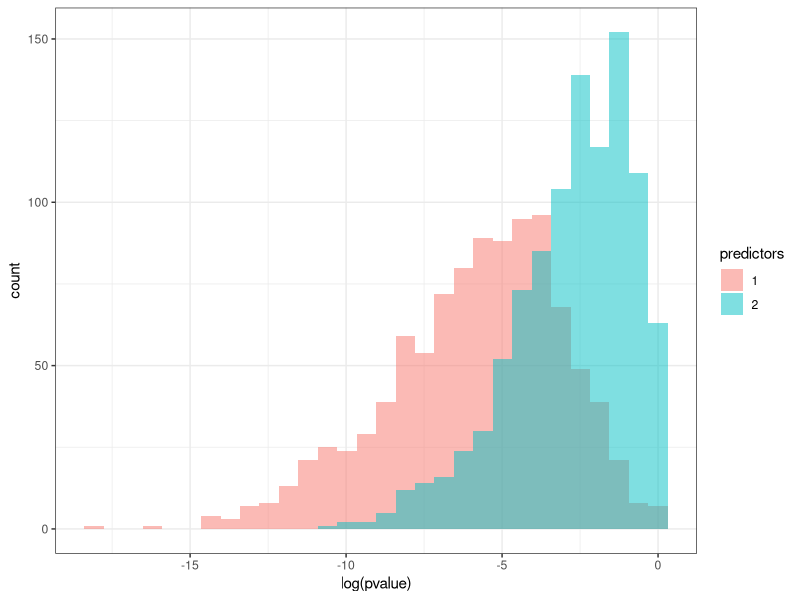
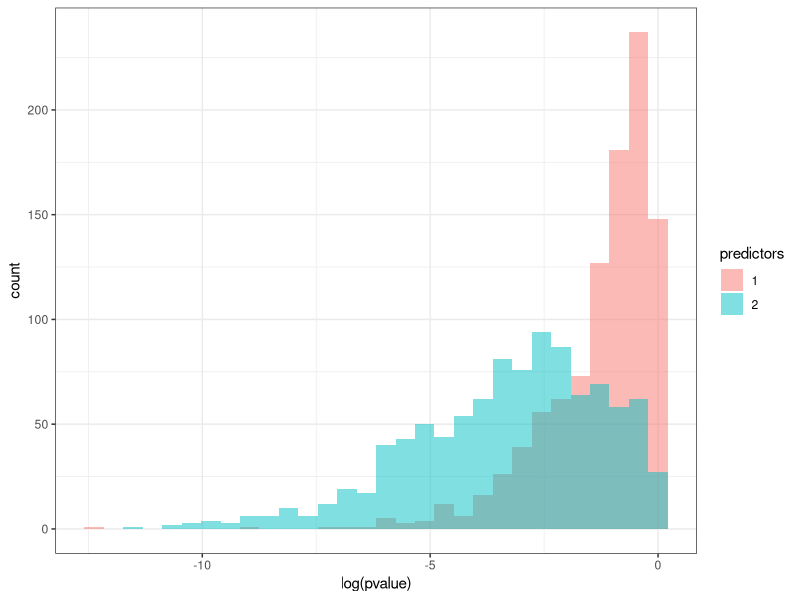
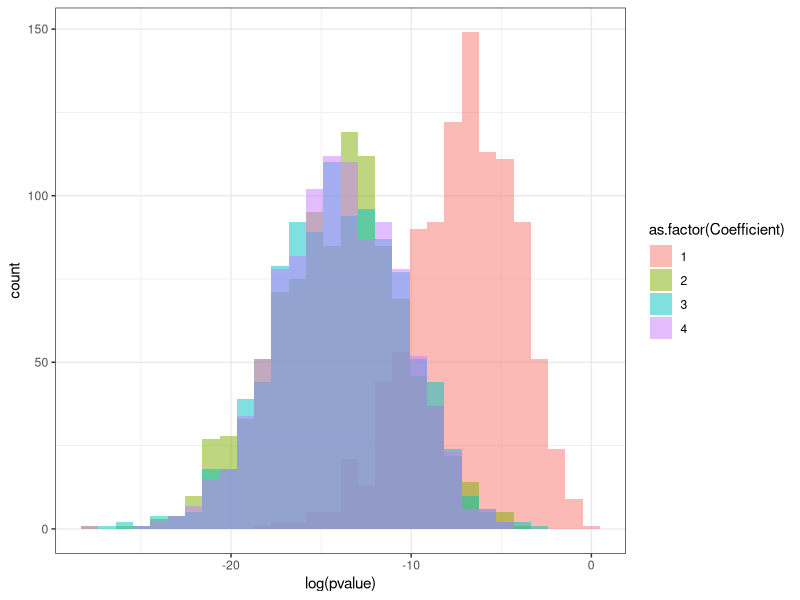
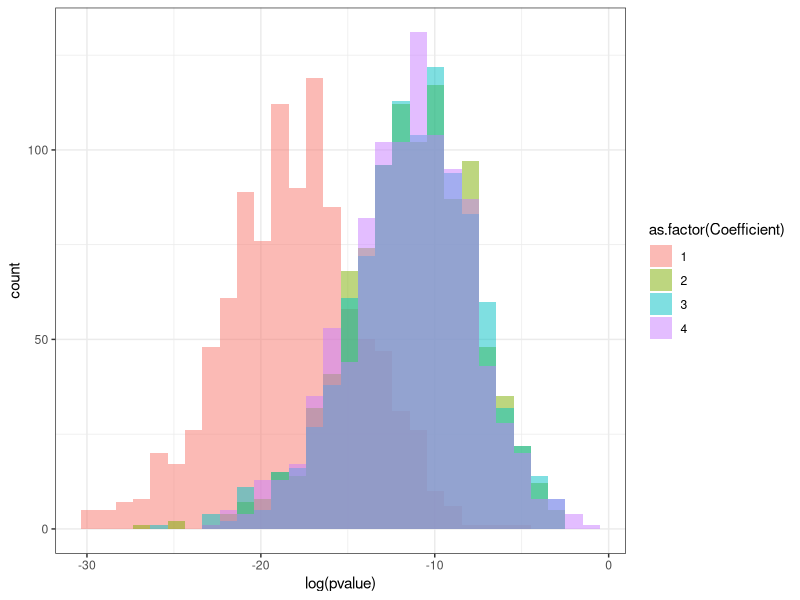

Write the R code that produced these figures, in order.
## ---- chunk 1
countries <- read.csv("data/countries.csv")
## ---- chunk 2
summary(lm(spi_ospi ~ mad_gdppc, countries))$coefficients
summary(lm(spi_ospi ~ wdi_expedu, countries))$coefficients
summary(lm(spi_ospi ~ wvs_fight, countries))$coefficients
summary(lm(spi_ospi ~ wvs_jabribe, countries))$coefficients
## ---- chunk 3
lm2 <- lm(spi_ospi ~ mad_gdppc + wdi_expedu, countries)
summary(lm2)

# This is a pretty good general purpose command for getting the correlation of predictors
# Divides the variance covariance matrix by the standard deviation of the rows and columns
# to get the pairwise correlations
lm2_vcov <- vcov(lm2)
t(t(lm2_vcov/sqrt(diag(lm2_vcov))) / 
    sqrt(diag(lm2_vcov)))[2:nrow(lm2_vcov), 2:nrow(lm2_vcov)]
## ---- chunk 4
lm3 <- lm(spi_ospi ~ mad_gdppc + wdi_expedu + wvs_fight + wvs_jabribe, countries)
summary(lm3)

lm3_vcov <- vcov(lm3)
t(t(lm3_vcov/sqrt(diag(lm3_vcov))) / 
    sqrt(diag(lm3_vcov)))[2:nrow(lm3_vcov), 2:nrow(lm3_vcov)]

# Checking to see if the dropped observations explain the change
lm4 <- lm(spi_ospi ~ mad_gdppc + wdi_expedu, 
          countries[!is.na(countries$wvs_fight) & !is.na(countries$wvs_jabribe),])
summary(lm4)

lm4_vcov <- vcov(lm4)
t(t(lm4_vcov/sqrt(diag(lm4_vcov))) / 
    sqrt(diag(lm4_vcov)))[2:nrow(lm4_vcov), 2:nrow(lm4_vcov)]
## ---- chunk 5
predict(lm2,newdata = countries[countries$cname=="Seychelles",],interval = "confidence")
predict(lm2,newdata = countries[countries$cname=="Seychelles",],interval = "prediction")
## ---- chunk 6
contrast.test <- function(fit_lm, vec1, vec2) {
  beta.hat = coef(fit_lm)
  C = vec1 - vec2
  t.stat = C %*% beta.hat/sqrt(t(C) %*% vcov(fit_lm) %*% C)
  p.value = 2*(1-pt(abs(t.stat),df=fit_lm$df.residual))
  return (c("t.stat" = t.stat, "p.value" = p.value, "df" = fit_lm$df.residual))
}
## ---- chunk 7
c("(Intercept)" = 1, unlist(countries[countries$cname == "Seychelles", 
                                      c("mad_gdppc", "wdi_expedu")])) - 
  c("(Intercept)" = 1, unlist(countries[countries$cname == "Madagascar", 
                                        c("mad_gdppc", "wdi_expedu")]))

contrast.test(lm2, c("(Intercept)" = 1, unlist(countries[countries$cname == "Seychelles", 
                                                         c("mad_gdppc", "wdi_expedu")])),
              c("(Intercept)" = 1, unlist(countries[countries$cname == "Madagascar", 
                                                    c("mad_gdppc", "wdi_expedu")])))
## ---- chunk 8
# Make sure single predictor case collapses to t-test
contrast.test(lm2, c("(Intercept)" = 0, "mad_gdppc" = 1, "wdi_expedu" = 0),
              c("(Intercept)" = 0, "mad_gdppc" = 0, "wdi_expedu" = 0))
summary(lm2)$coefficients
## ---- chunk 9
# Binary predictor t-test
lm5 <- lm(spi_ospi ~ as.factor(bmr_dem), countries)
summary(lm5)$coefficients
contrast.test(lm5, c("(Intercept)" = 0, "bmr_dem" = 1),
              c("(Intercept)" = 0, "bmr_dem" = 0))
t.test(spi_ospi ~ bmr_dem, countries)
## ---- chunk 10
library(MASS)
library(ggplot2)

nsims = 1000
n = 20
beta_1 = 1
beta_2 = 2
sigma = 2

# Correlation matrix for Xs
Sigma = cbind(c(1, 0.5), c(0.5, 1))

# Model with predictors for only X_1
pvals_single = vector(length = nsims)
for (i in 1:nsims) {
  x = mvrnorm(n = n, rep(0, 2), Sigma)
  y = x %*% c(beta_1, beta_2) + rnorm(n, 0, sigma)
  pvals_single[i] = summary(lm(y ~ x[,1]))$coefficients[2, 4]
}

# Model with predictors for X_1 and X_2
pvals_double = vector(length = nsims)
for (i in 1:nsims) {
  x = mvrnorm(n = n, rep(0, 2), Sigma)
  y = x %*% c(beta_1, beta_2) + rnorm(n, 0, sigma)
  pvals_double[i] = summary(lm(y ~ x))$coefficients[2, 4]
}

out_data = data.frame(predictors = as.factor(c(rep(1, nsims), rep(2, nsims))), pvalue = c(pvals_single, pvals_double))

ggplot(out_data, aes(x = log(pvalue), fill = predictors)) + 
  geom_histogram(alpha=0.5, position="identity", bins=30) + 
  theme_bw()
## ---- chunk 11
nsims = 1000
n = 20
beta_1 = 1
beta_2 = 2
sigma = 2

# Notice the very large variance of X_2
Sigma = cbind(c(1, 0), c(0, 10))

# Model with X_1 as the only predictor
pvals_single = vector(length = nsims)
for (i in 1:nsims) {
  x = mvrnorm(n = n, rep(0, 2), Sigma)
  y = x %*% c(beta_1, beta_2) + rnorm(n, 0, sigma)
  pvals_single[i] = summary(lm(y ~ x[,1]))$coefficients[2, 4]
}

# Model with both X_1 and X_2 as predictors
pvals_double = vector(length = nsims)
for (i in 1:nsims) {
  x = mvrnorm(n = n, rep(0, 2), Sigma)
  y = x %*% c(beta_1, beta_2) + rnorm(n, 0, sigma)
  pvals_double[i] = summary(lm(y ~ x))$coefficients[2, 4]
}

out_data = data.frame(predictors = as.factor(c(rep(1, nsims), rep(2, nsims))), pvalue = c(pvals_single, pvals_double))

ggplot(out_data, aes(x = log(pvalue), fill = predictors)) + 
  geom_histogram(alpha=0.5, position="identity", bins = 30) + 
  theme_bw()
## ---- chunk 12
library(reshape2)

nsims = 1000
n = 20
beta_1 = 2
beta_2 = 2
beta_3 = 2
beta_4 = 2
sigma = 2

# Model with X_1 as the only predictor
pvals = matrix(nrow = nsims, ncol = 4)
for (i in 1:nsims) {
  x_main = rnorm(n, 0, 2)
  x_2 = rnorm(n, x_main, 2)
  x_3 = rnorm(n, x_main, 2)
  x_4 = rnorm(n, x_main, 2)
  y = beta_1 * x_main + beta_2 * x_2 + beta_3 * x_3 + beta_4 * x_4 + rnorm(n, 0, sigma)
  pvals[i,] = summary(lm(y ~ x_main + x_2 + x_3 + x_4))$coefficients[2:5, 4]
}

out_data = melt(pvals)[,2:3]
colnames(out_data) <- c("Coefficient", "pvalue")

ggplot(out_data, aes(x = log(pvalue), fill = as.factor(Coefficient))) + 
  geom_histogram(alpha=0.5, position="identity", bins = 30) + 
  theme_bw()
## ---- chunk 13
library(reshape2)

nsims = 1000
n = 20
beta_1 = 2
beta_2 = 2
beta_3 = 2
beta_4 = 2
sigma = 2

# Model with X_1 as the only predictor
pvals = matrix(nrow = nsims, ncol = 4)
for (i in 1:nsims) {
  x_main = rnorm(n, 0, 2)
  x_2 = rnorm(n, x_main, 2)
  x_3 = rnorm(n, x_main, 2)
  x_4 = rnorm(n, x_main, 2)
  y = beta_1 * x_main + beta_2 * x_2 + beta_3 * x_3 + beta_4 * x_4 + rnorm(n, 0, sigma)
  pvals[i,1] = summary(lm(y ~ x_main))$coefficients[2, 4]
  pvals[i,2] = summary(lm(y ~ x_2))$coefficients[2, 4]
  pvals[i,3] = summary(lm(y ~ x_3))$coefficients[2, 4]
  pvals[i,4] = summary(lm(y ~ x_4))$coefficients[2, 4]
}

out_data = melt(pvals)[,2:3]
colnames(out_data) <- c("Coefficient", "pvalue")

ggplot(out_data, aes(x = log(pvalue), fill = as.factor(Coefficient))) + 
  geom_histogram(alpha=0.5, position="identity", bins = 30) + 
  theme_bw()
